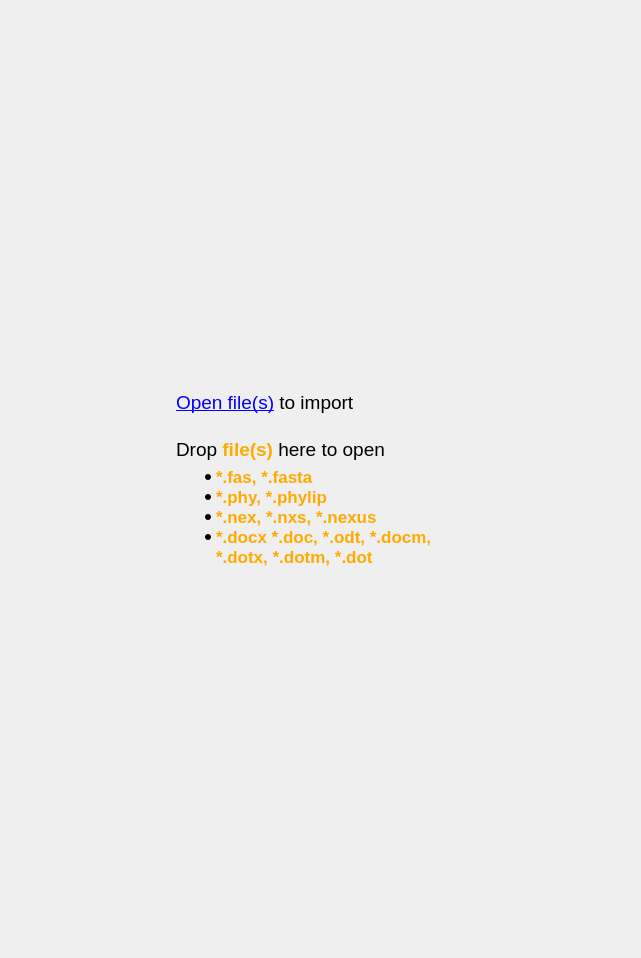
       <widget class="QWidget" name="page_5">
        <layout class="QGridLayout" name="gridLayout_6">
         <item row="0" column="1">
          <spacer name="verticalSpacer_5">
           <property name="orientation">
            <enum>Qt::Vertical</enum>
           </property>
           <property name="sizeHint" stdset="0">
            <size>
             <width>20</width>
             <height>380</height>
            </size>
           </property>
          </spacer>
         </item>
         <item row="1" column="0">
          <spacer name="horizontalSpacer_3">
           <property name="orientation">
            <enum>Qt::Horizontal</enum>
           </property>
           <property name="sizeHint" stdset="0">
            <size>
             <width>165</width>
             <height>20</height>
            </size>
           </property>
          </spacer>
         </item>
         <item row="1" column="1" rowspan="2">
          <layout class="QVBoxLayout" name="verticalLayout_9">
           <item>
            <widget class="QLabel" name="label_24">
             <property name="acceptDrops">
              <bool>true</bool>
             </property>
             <property name="text">
              <string>&lt;html&gt;&lt;head/&gt;&lt;body&gt;&lt;p&gt;&lt;a href=&quot;open_file&quot;&gt;&lt;span style=&quot; font-size:14pt; text-decoration: underline; color:#0000ff;&quot;&gt;Open file(s)&lt;/span&gt;&lt;/a&gt;&lt;span style=&quot; font-size:14pt;&quot;&gt; to import&lt;/span&gt;&lt;/p&gt;&lt;/body&gt;&lt;/html&gt;</string>
             </property>
            </widget>
           </item>
           <item>
            <spacer name="verticalSpacer_11">
             <property name="orientation">
              <enum>Qt::Vertical</enum>
             </property>
             <property name="sizeHint" stdset="0">
              <size>
               <width>20</width>
               <height>18</height>
              </size>
             </property>
            </spacer>
           </item>
           <item>
            <widget class="QLabel" name="label_18">
             <property name="acceptDrops">
              <bool>true</bool>
             </property>
             <property name="text">
              <string>&lt;html&gt;&lt;head/&gt;&lt;body&gt;&lt;p&gt;&lt;span style=&quot; font-size:14pt;&quot;&gt;Drop &lt;/span&gt;&lt;span style=&quot; font-size:14pt; font-weight:600; color:#ffaa00;&quot;&gt;file(s)&lt;/span&gt;&lt;span style=&quot; font-size:14pt;&quot;&gt; here to open&lt;/span&gt;&lt;/p&gt;&lt;/body&gt;&lt;/html&gt;</string>
             </property>
            </widget>
           </item>
           <item>
            <widget class="QLabel" name="label_4">
             <property name="minimumSize">
              <size>
               <width>300</width>
               <height>0</height>
              </size>
             </property>
             <property name="acceptDrops">
              <bool>true</bool>
             </property>
             <property name="text">
              <string>&lt;html&gt;&lt;head/&gt;&lt;body&gt;&lt;ul style=&quot;margin-top: 0px; margin-bottom: 0px; margin-left: 0px; margin-right: 0px; -qt-list-indent: 1;&quot;&gt;&lt;li style=&quot; margin-top:0px; margin-bottom:0px; margin-left:0px; margin-right:0px; -qt-block-indent:0; text-indent:0px; font-size:13pt; font-weight:600; color:#ffaa00;&quot;&gt;*.fas, *.fasta&lt;/li&gt;&lt;li style=&quot; margin-top:0px; margin-bottom:0px; margin-left:0px; margin-right:0px; -qt-block-indent:0; text-indent:0px; font-size:13pt; font-weight:600; color:#ffaa00;&quot;&gt;*.phy, *.phylip&lt;/li&gt;&lt;li style=&quot; margin-top:0px; margin-bottom:0px; margin-left:0px; margin-right:0px; -qt-block-indent:0; text-indent:0px; font-size:13pt; font-weight:600; color:#ffaa00;&quot;&gt;*.nex, *.nxs, *.nexus&lt;/li&gt;&lt;li style=&quot; margin-top:0px; margin-bottom:0px; margin-left:0px; margin-right:0px; -qt-block-indent:0; text-indent:0px; font-size:13pt; font-weight:600; color:#ffaa00;&quot;&gt;*.docx *.doc, *.odt, *.docm, *.dotx, *.dotm, *.dot&lt;/li&gt;&lt;/ul&gt;&lt;/body&gt;&lt;/html&gt;</string>
             </property>
             <property name="wordWrap">
              <bool>true</bool>
             </property>
             <property name="margin">
              <number>0</number>
             </property>
            </widget>
           </item>
          </layout>
         </item>
         <item row="2" column="2">
          <spacer name="horizontalSpacer_4">
           <property name="orientation">
            <enum>Qt::Horizontal</enum>
           </property>
           <property name="sizeHint" stdset="0">
            <size>
             <width>154</width>
             <height>20</height>
            </size>
           </property>
          </spacer>
         </item>
         <item row="3" column="1">
          <spacer name="verticalSpacer_6">
           <property name="orientation">
            <enum>Qt::Vertical</enum>
           </property>
           <property name="sizeHint" stdset="0">
            <size>
             <width>20</width>
             <height>380</height>
            </size>
           </property>
          </spacer>
         </item>
        </layout>
       </widget>
